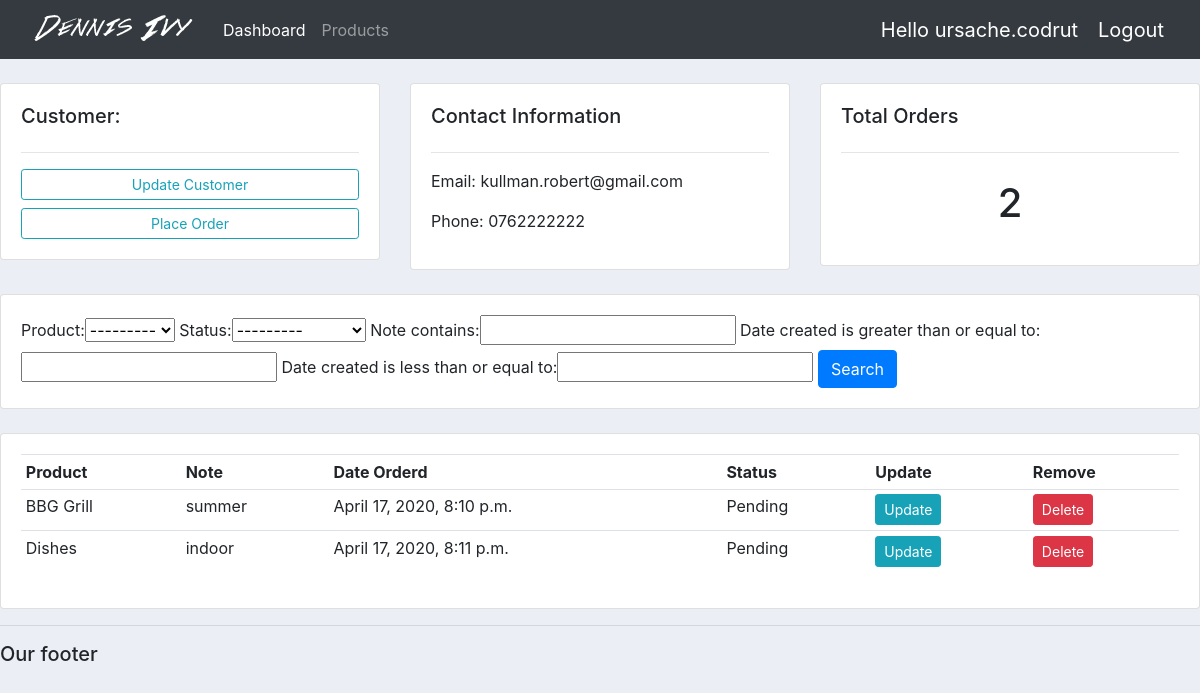
The app's page /customer/1 (signed in) with its own data.
### accounts/models.py (models this page shows, shortened)
class Customer(models.Model):
    user = models.OneToOneField(User, null=True, blank=True, on_delete=models.CASCADE)
    name = models.CharField(max_length=200, null=True)
    phone = models.CharField(max_length=200, null=True)
    email= models.CharField(max_length=200, null=True)
    profile_pic = models.ImageField(default="default.jpg", null=True, blank=True)
    date_created = models.DateTimeField(auto_now_add=True)

class Order(models.Model):
    STATUS = (
        ('Pending', 'Pending'),
        ('Out of delivery', 'Out of delivery'),
        ('Delivered', 'Delivered'),
    )
    customer = models.ForeignKey(Customer, null=True, on_delete=models.SET_NULL)
    product = models.ForeignKey(Product, null=True, on_delete=models.SET_NULL)
    date_created = models.DateTimeField(auto_now_add=True)
    status = models.CharField(max_length=200, null=True, choices=STATUS)
    note = models.CharField(max_length=1000, null=True)

class Product(models.Model):
    CATEGORY = (
        ('Indoor', 'Indoor'),
        ('Out door', 'Out door'),
    )
    name = models.CharField(max_length=200, null=True)
    price = models.FloatField(null=True)
    category = models.CharField(max_length=200, null=True, choices=CATEGORY)
    description =  models.CharField(max_length=200, null=True, blank=True)
    date_created = models.DateTimeField(auto_now_add=True)
    tags = models.ManyToManyField(Tag)
    def __str__(self):
        return self.name

### accounts/decorators.py (the view)
		def wrapper_func(request, *args, **kwargs):
			group = None
			if request.user.groups.exists():
				group = request.user.groups.all()[0].name
			if group in allowed_roles:
				return view_func(request, *args, **kwargs)
			else:
				return HttpResponse('Yyyy')

### accounts/views.py (called while the page is built)
@login_required(login_url='login')
@allowed_users(allowed_roles=['admin'])
def customer(request, pk_test):
	customer = Customer.objects.get(id=pk_test)
	orders = customer.order_set.all()
	order_count = orders.count()
	myFilter = OrderFilter(request.GET, queryset=orders)
	orders = myFilter.qs
	context = {'customer':customer, 'orders':orders, 'order_count':order_count,
	'myFilter':myFilter}
	return render(request, 'accounts/customer.html',context)

### accounts/templates/accounts/customer.html
{% extends 'accounts/main.html' %}
{% block content %}
<br>
<div class="row">
	<div class="col-md">
		<div class="card card-body">
			<h5>Customer:</h5>
			<hr>
			<a class="btn btn-outline-info  btn-sm btn-block" href="">Update Customer</a>
			<a class="btn btn-outline-info  btn-sm btn-block" href="{% url 'create_order' customer.id %}">Place Order</a>
		</div>
	</div>
	<div class="col-md">
		<div class="card card-body">
			<h5>Contact Information</h5>
			<hr>
			<p>Email: {{customer.email}}</p>
			<p>Phone: {{customer.phone}} </p>
		</div>
	</div>
	<div class="col-md">
		<div class="card card-body">
			<h5>Total Orders</h5>
			<hr>
			<h1 style="text-align: center;padding: 10px">{{order_count}}</h1>
		</div>
	</div>
</div>
<br>
<div class="row">
	<div class="col">
		<div class="card card-body">
			<form method="get">
				{{myFilter.form}}
		    <button class="btn btn-primary" type="submit">Search</button>
		  </form>
		</div>
	</div>
</div>
<br>
<div class="row">
	<div class="col-md">
		<div class="card card-body">
			<table class="table table-sm">
				<tr>
					<th>Product</th>
					<th>Note</th>
					<th>Date Orderd</th>
					<th>Status</th>
					<th>Update</th>
					<th>Remove</th>
				</tr>
				{% for order in orders %}
					<tr>
						<td>{{order.product}}</td>
						<td>{{order.note}}</td>
						<td>{{order.date_created}}</td>
						<td>{{order.status}}</td>
						<td><a class="btn btn-sm btn-info" href="{% url 'update_order' order.id %}">Update</a></td>
						<td><a class="btn btn-sm btn-danger" href="{% url 'delete_order' order.id %}">Delete</a></td>
					</tr>
				{% endfor %}
			</table>
		</div>
	</div>
</div>
{% endblock %}

### accounts/templates/accounts/navbar.html (shortened to what this page needs)
{% load static %}
<nav class="navbar navbar-expand-lg navbar-dark bg-dark">
    <img src="{% static 'images/logo.png' %}" alt="">
    <div class="collapse navbar-collapse" id="navbarNav">
      <ul class="navbar-nav">
        {% if request.user.is_staff %}
        <li class="nav-item active">
          <a class="nav-link" href="{% url 'home' %}">Dashboard</a>
        </li>
        <li class="nav-item">
          <a class="nav-link" href="{% url 'products' %}">Products</a>
        </li>
        {% else %}
        <li class="nav-item">
          <a class="nav-link" href="{% url 'account' %}">Settings</a>
        </li>
        {% endif %}
      </ul>
    </div>
    <span class="hello-msg">Hello {{request.user}}</span>
    <span ><a class="hello-msg" href="{% url 'logout' %}">Logout</a></span>
  </nav>

### static/css/main.css (style rules this page uses)
body { background-color: #ebeff5; }

### accounts/templates/accounts/navbar.html (style rules this page uses)
.hello-msg { font-size: 20px; color: #fff; margin-right: 20px; }

### records on screen
Customer: email "kullman.robert@gmail.com", phone "0762222222"
Order: product "BBG Grill", note "summer", date_created "April 17, 2020, 8:10 p.m.", status "Pending"
Order: product "Dishes", note "indoor", date_created "April 17, 2020, 8:11 p.m.", status "Pending"

### other values on screen
{{ request.user }} "ursache.codrut"
{{ order_count }} "2"
